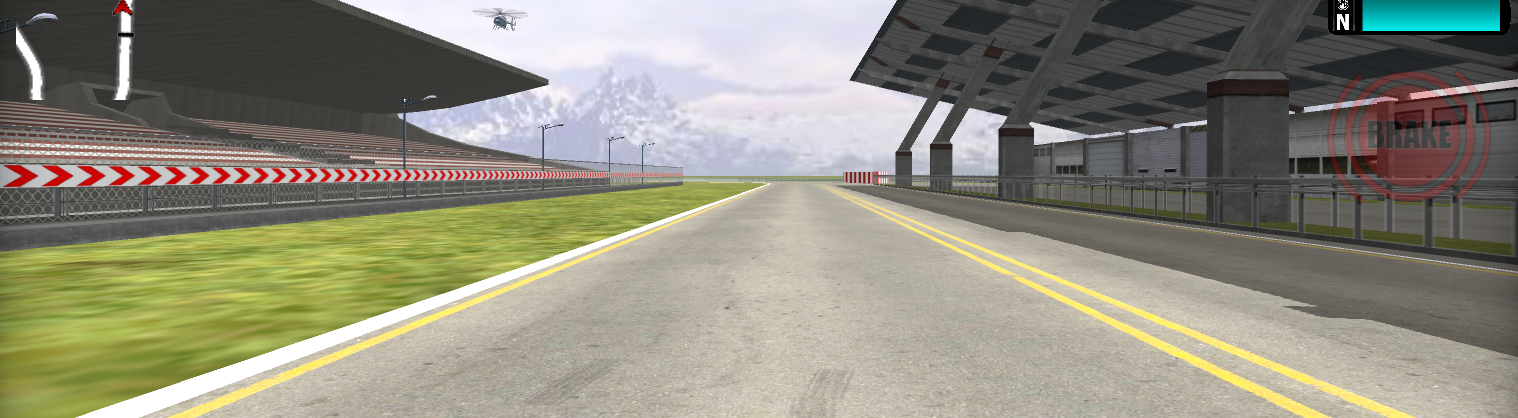
#> input picture Some basics/image/lane.png, 1518 x 418 px
$ jupyter execute --allow-errors Sobel.ipynb   (older library calls are emulated)
#> lines starting #> are read from the running program, lines starting #| are printed output that depends on the picture
[cell 1]
import cv2
import matplotlib.pyplot as plt
import numpy as np

[cell 2]
img = cv2.imread("image/lane.png")
#> img is the input picture: shape (418, 1518, 3); mean B, G, R 124.2, 140, 142.3

[cell 3]
plt.imshow(img)

[cell 4]
gray = cv2.cvtColor(img, cv2.COLOR_BGR2GRAY)
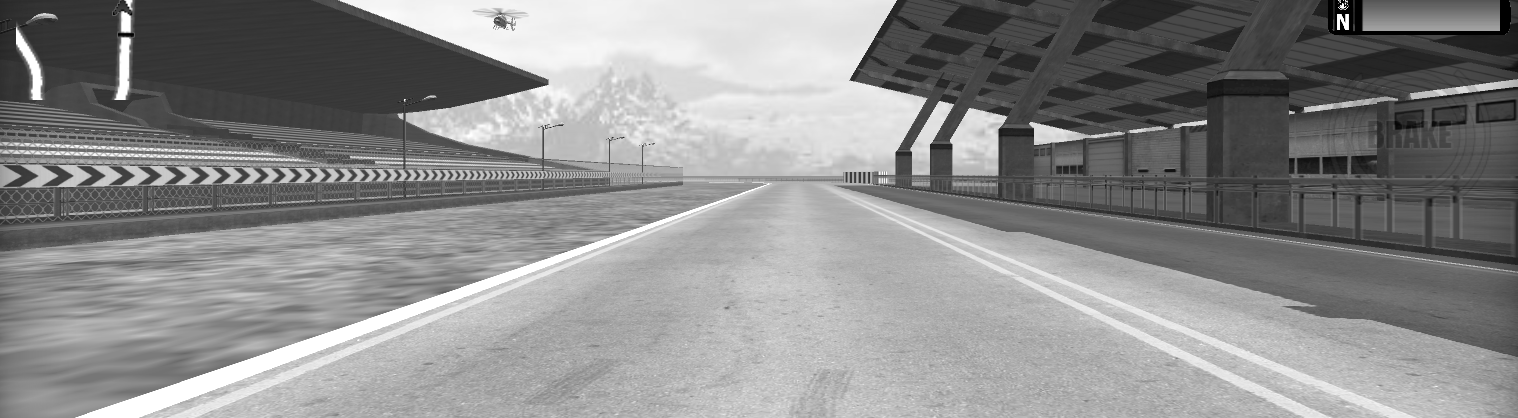
#> gray: shape (418, 1518); min 0, max 255, mean 138.9
sobelx = cv2.Sobel(gray,cv2.CV_64F,1,0)
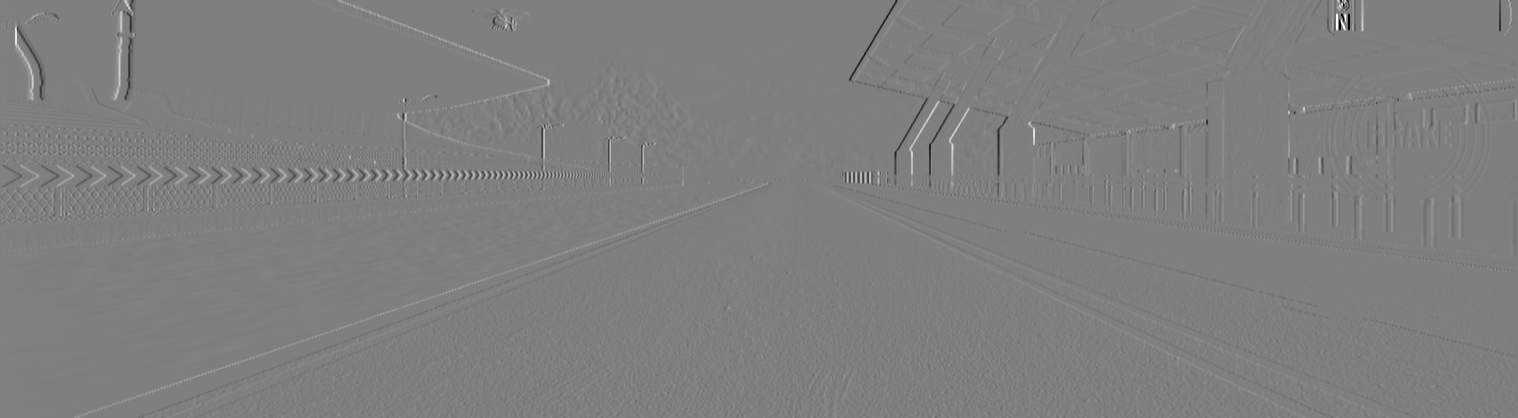
#> sobelx: shape (418, 1518) float64; min -1020, max 1020, mean -0.1; drawn with min black and max white
sobely = cv2.Sobel(gray,cv2.CV_64F,0,1)
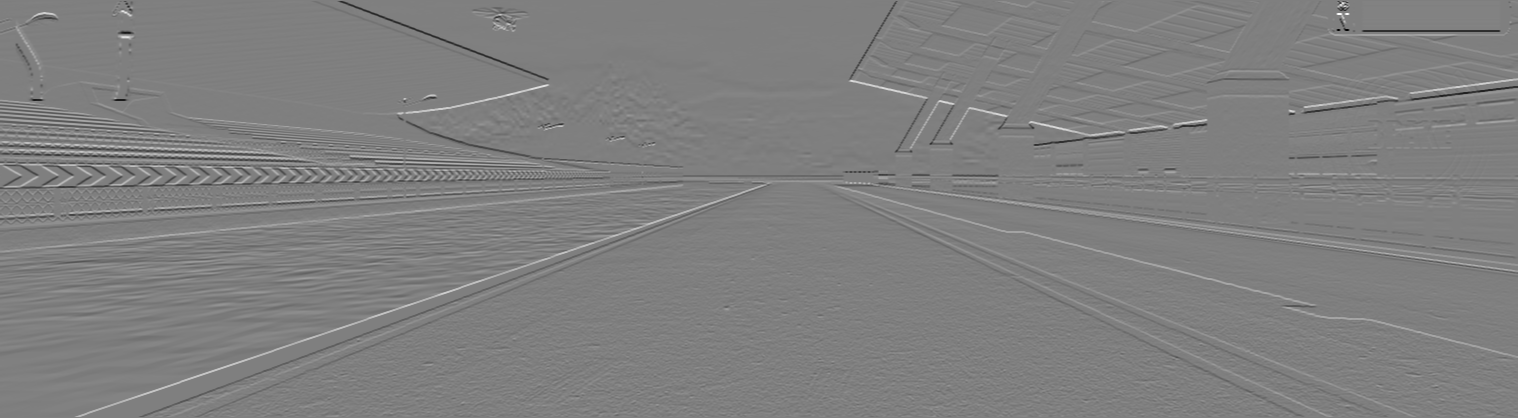
#> sobely: shape (418, 1518) float64; min -1020, max 1020, mean 1.1; drawn with min black and max white

[cell 5]
plt.imshow(sobely,cmap="gray")

[cell 6]
abs_sobelx = np.absolute(sobelx)
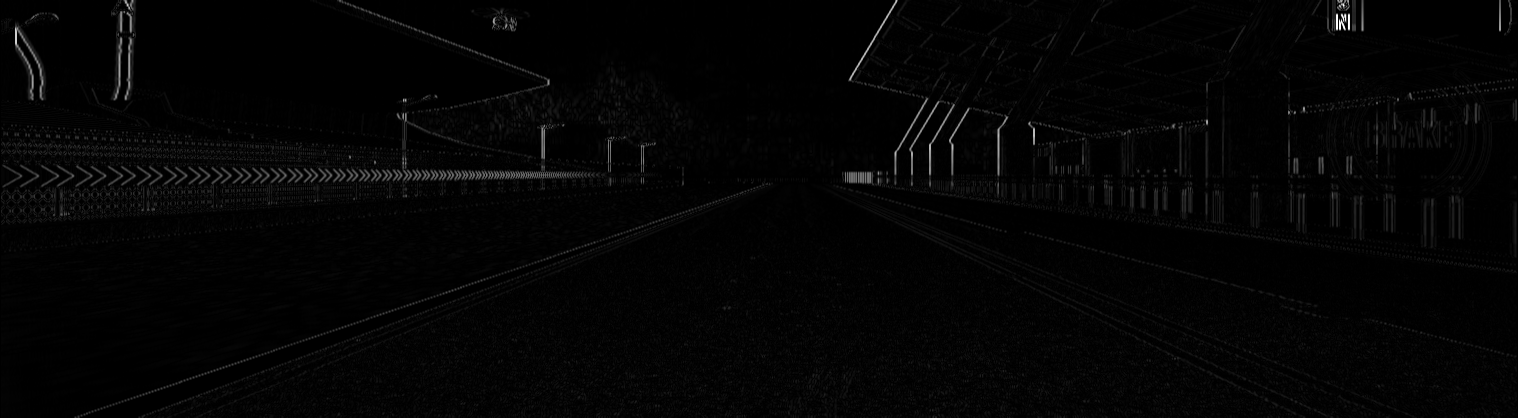
#> abs_sobelx: shape (418, 1518) float64; min 0, max 1020, mean 18; drawn with min black and max white
scaled_sobelx = np.uint8(255*abs_sobelx/np.max(abs_sobelx))
plt.imshow(scaled_sobelx,cmap="gray")

[cell 7]
abs_sobely = np.absolute(sobely)
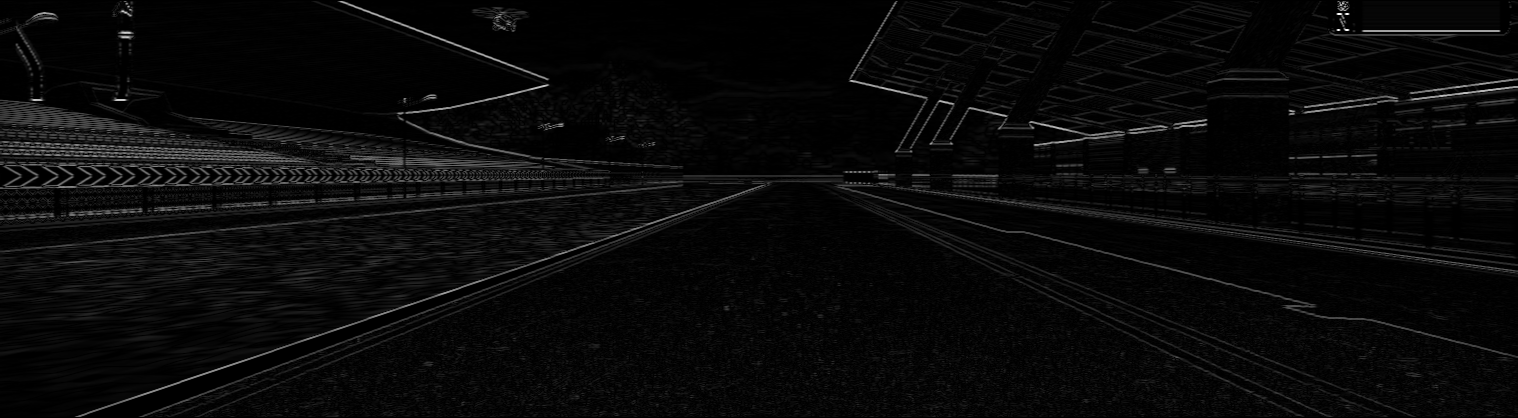
#> abs_sobely: shape (418, 1518) float64; min 0, max 1020, mean 38.9; drawn with min black and max white
scaled_sobely = np.uint8(255*abs_sobely/np.max(abs_sobely))
plt.imshow(scaled_sobely,cmap="gray")

[cell 8]
thresh_min = 20
thresh_max = 100
#> (the rest of this cell did not finish here and is left out)

[cell 9]
sxbinary2 = np.zeros_like(scaled_sobely)
sxbinary2[(scaled_sobely >= thresh_min) & (scaled_sobely <= thresh_max)] = 1
plt.imshow(sxbinary2, cmap='gray')
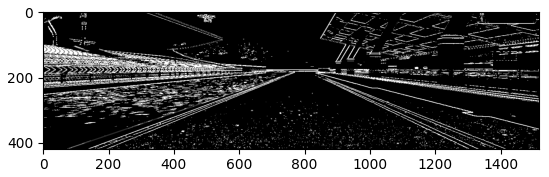
#> figure drawn by matplotlib, 1 panel

$ run again, with Some basics/image/img.jpg saved as Some basics/image/lane.png
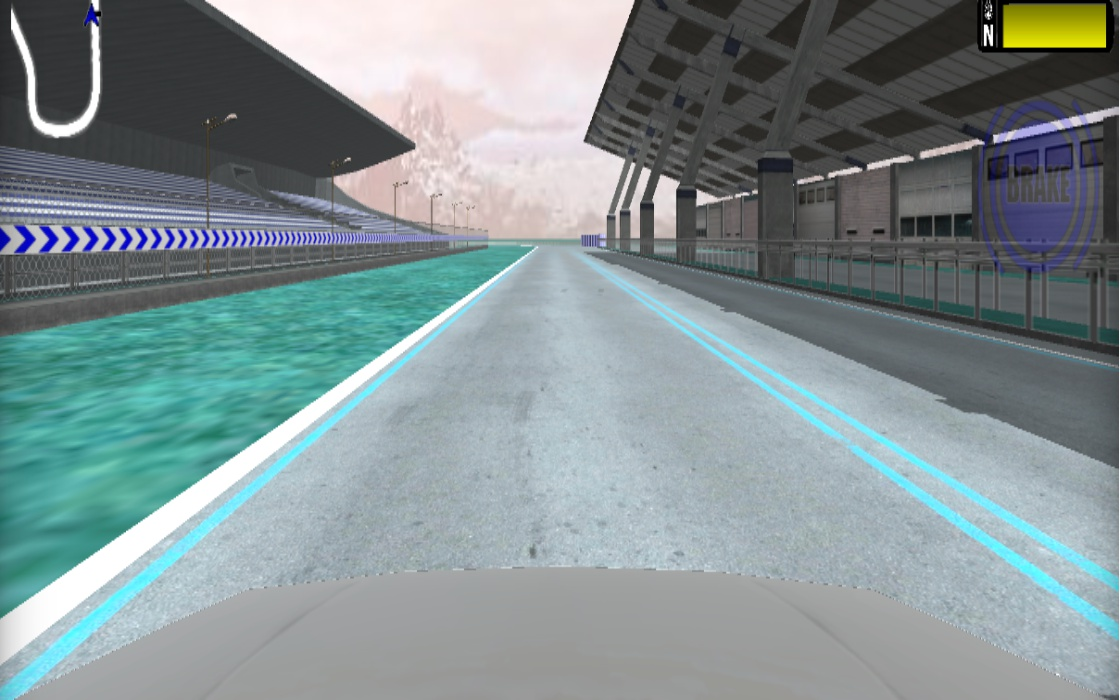
#> input picture Some basics/image/img.jpg, 1120 x 700 px
#> img is the input picture: shape (700, 1120, 3); mean B, G, R 146.8, 144.8, 130.1
#> `sobely = cv2.Sobel(gray,cv2.CV_64F,0,1)`:
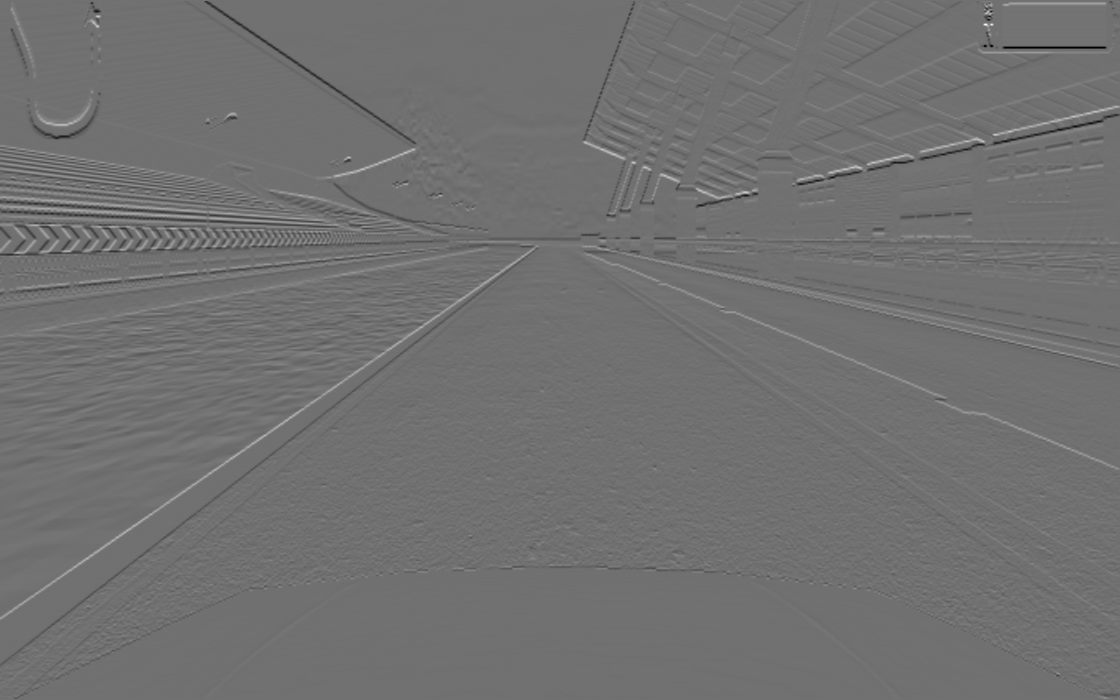
#> sobely: shape (700, 1120) float64; min -807, max 1013, mean 0.4; drawn with min black and max white
#> `[cell 9] sxbinary2 = np.zeros_like(scaled_sobely) sxbinary2[(scaled_so..`:
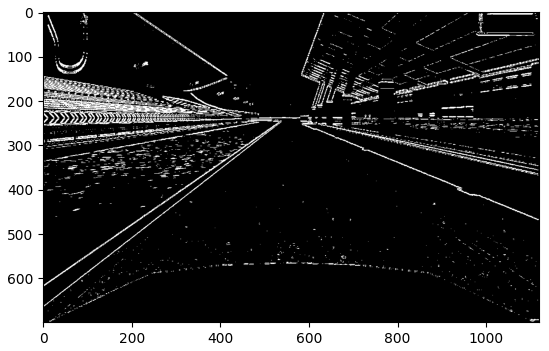
#> figure drawn by matplotlib, 1 panel
